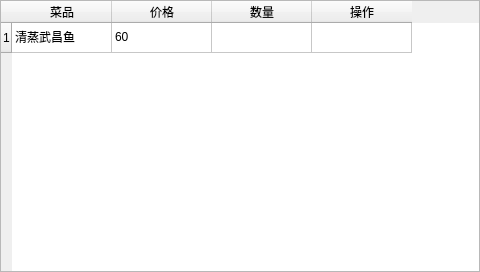
<?xml version="1.0" encoding="UTF-8"?>
<ui version="4.0">
 <class>e</class>
 <widget class="QWidget" name="e">
  <property name="geometry">
   <rect>
    <x>0</x>
    <y>0</y>
    <width>480</width>
    <height>272</height>
   </rect>
  </property>
  <property name="windowTitle">
   <string>Form</string>
  </property>
  <layout class="QGridLayout" name="gridLayout">
   <property name="leftMargin">
    <number>0</number>
   </property>
   <property name="topMargin">
    <number>0</number>
   </property>
   <property name="rightMargin">
    <number>0</number>
   </property>
   <property name="bottomMargin">
    <number>0</number>
   </property>
   <property name="spacing">
    <number>0</number>
   </property>
   <item row="0" column="0">
    <widget class="QTableWidget" name="tableWidget">
     <row>
      <property name="text">
       <string>1</string>
      </property>
     </row>
     <column>
      <property name="text">
       <string>菜品</string>
      </property>
     </column>
     <column>
      <property name="text">
       <string>价格</string>
      </property>
     </column>
     <column>
      <property name="text">
       <string>数量</string>
      </property>
     </column>
     <column>
      <property name="text">
       <string>操作</string>
      </property>
     </column>
     <item row="0" column="0">
      <property name="text">
       <string>清蒸武昌鱼</string>
      </property>
     </item>
     <item row="0" column="1">
      <property name="text">
       <string>60</string>
      </property>
     </item>
    </widget>
   </item>
  </layout>
 </widget>
 <resources/>
 <connections/>
</ui>
